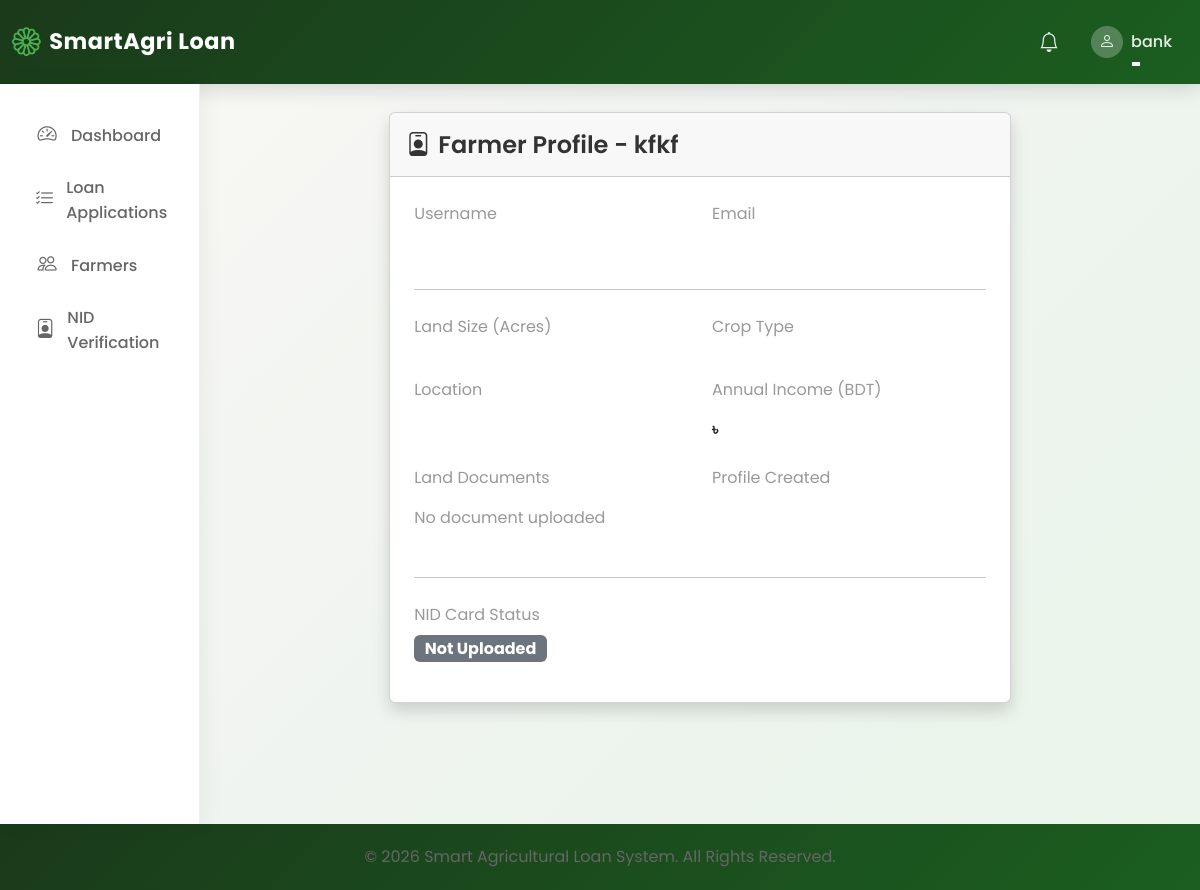
The page /farmer/profile/view/11/ (signed in) on the database as committed earlier.
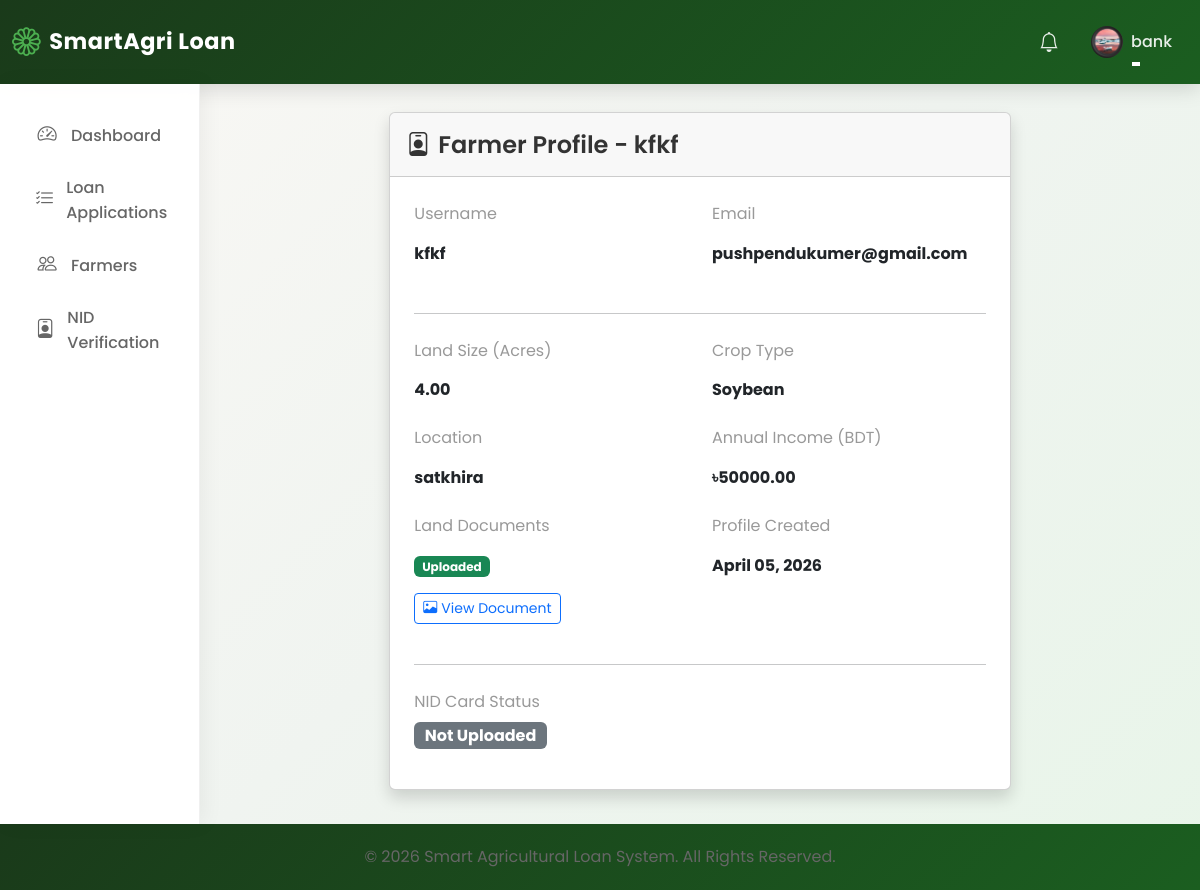
The same page on the database as committed later.
### loan_app/models.py (models this page shows, shortened)
class User(AbstractUser):
    ROLE_CHOICES = [
        ("Farmer", "Farmer"),
        ("Bank Officer", "Bank Officer"),
        ("Admin", "Admin"),
    ]
    role = models.CharField(max_length=20, choices=ROLE_CHOICES, default="Farmer")
    is_approved = models.BooleanField(
        default=False, help_text="For Bank Officers - requires admin approval"
    )
    phone_number = models.CharField(max_length=20, blank=True)
    profile_picture = models.ImageField(
        upload_to="profile_pictures/", blank=True, null=True
    )
    is_verified = models.BooleanField(default=False)
    nid_card_front = models.FileField(
        upload_to="nid_cards/",
        blank=True,
        null=True,
        help_text="Upload NID card front side",
    )
    nid_card_back = models.FileField(
        upload_to="nid_cards/",
        blank=True,
        null=True,
        help_text="Upload NID card back side",
    )
    nid_verified = models.BooleanField(
        default=False, help_text="Whether NID has been verified by bank officer"
    )
    nid_verified_by = models.ForeignKey(
        "self",
        on_delete=models.SET_NULL,
        null=True,
        blank=True,
        related_name="nid_verifications",
    )
    nid_verified_at = models.DateTimeField(null=True, blank=True)
    nid_number = models.CharField(
        max_length=20,
        blank=True,
        unique=True,
        null=True,
        help_text="National ID number (unique per farmer)",
    )

class FarmerProfile(models.Model):
    CROP_TYPE_CHOICES = [
        ("Rice", "Rice"),
        ("Wheat", "Wheat"),
        ("Corn", "Corn"),
        ("Cotton", "Cotton"),
        ("Soybean", "Soybean"),
        ("Sugarcane", "Sugarcane"),
        ("Vegetables", "Vegetables"),
        ("Fruits", "Fruits"),
        ("Other", "Other"),
    ]
    user = models.OneToOneField(
        User, on_delete=models.CASCADE, related_name="farmer_profile"
    )
    land_size = models.DecimalField(
        max_digits=10, decimal_places=2, help_text="Land size in acres"
    )
    crop_type = models.CharField(max_length=50, choices=CROP_TYPE_CHOICES)
    location = models.CharField(max_length=255, help_text="Farm location/address")
    annual_income = models.DecimalField(
        max_digits=12, decimal_places=2, help_text="Annual income in BDT"
    )
    land_documents = models.FileField(
        upload_to="farmer_documents/", blank=True, null=True
    )
    created_at = models.DateTimeField(auto_now_add=True)
    updated_at = models.DateTimeField(auto_now=True)

### loan_app/views.py (the view)
@login_required
def farmer_profile_view(request, user_id):
    if not (request.user.is_staff or request.user.role == "Bank Officer"):
        messages.error(request, "You do not have permission to view this profile.")
        return redirect("home")
    farmer = get_object_or_404(User, id=user_id, role="Farmer")
    farmer.refresh_from_db()
    profile = getattr(farmer, "farmer_profile", None)
    print(
        f"DEBUG farmer_profile_view: farmer={farmer.id}, nid_verified={farmer.nid_verified}"
    )
    return render(
        request, "farmer/profile_view.html", {"profile": profile, "farmer": farmer}
    )

### templates/farmer/profile_view.html (shortened to what the changed rows need)
{% extends 'base.html' %}
{% block content %}
<div class="row">
    <div class="col-md-8 mx-auto">
        <div class="card shadow">
            <div class="card-body p-4">
                <div class="row mb-4">
                    <div class="col-md-6 mb-3">
                        <label class="form-label text-muted">Username</label>
                        <p class="form-control-plaintext fw-bold">{{ profile.user.username }}</p>
                    </div>
                    <div class="col-md-6 mb-3">
                        <label class="form-label text-muted">Email</label>
                        <p class="form-control-plaintext fw-bold">{{ profile.user.email }}</p>
                    </div>
                </div>
                <div class="row">
                    <div class="col-md-6 mb-3">
                        <label class="form-label text-muted">Land Size (Acres)</label>
                        <p class="form-control-plaintext fw-bold">{{ profile.land_size }}</p>
                    </div>
                    <div class="col-md-6 mb-3">
                        <label class="form-label text-muted">Crop Type</label>
                        <p class="form-control-plaintext fw-bold">{{ profile.get_crop_type_display }}</p>
                    </div>
                </div>
                <div class="row">
                    <div class="col-md-6 mb-3">
                        <label class="form-label text-muted">Location</label>
                        <p class="form-control-plaintext fw-bold">{{ profile.location }}</p>
                    </div>
                    <div class="col-md-6 mb-3">
                        <label class="form-label text-muted">Annual Income (BDT)</label>
                        <p class="form-control-plaintext fw-bold">৳{{ profile.annual_income|floatformat:2 }}</p>
                    </div>
                </div>
                <div class="row">
                    <div class="col-md-6 mb-3">
                        <p class="form-control-plaintext">
                            {% if profile.land_documents %}
                                <span class="badge bg-success">Uploaded</span>
                            {% else %}
                                <span class="text-muted">No document uploaded</span>
                            {% endif %}
                        </p>
                        {% if profile.land_documents %}
                        <div class="mt-2">
                            {% with profile.land_documents.name as file_name %}
                                {% if file_name|lower|slice:"-4:" == '.pdf' %}
                                    <a href="{{ profile.land_documents.url }}" target="_blank" class="btn btn-outline-primary btn-sm">
                                        <i class="bi bi-file-earmark-pdf me-1"></i>View/Download PDF
                                    </a>
                                {% else %}
                                    <a href="#" data-bs-toggle="modal" data-bs-target="#landDocModal" class="btn btn-outline-primary btn-sm">
                                        <i class="bi bi-image me-1"></i>View Document
                                    </a>
                                {% endif %}
                            {% endwith %}
                        </div>
                        {% endif %}
                    </div>
                    <div class="col-md-6 mb-3">
                        <label class="form-label text-muted">Profile Created</label>
                        <p class="form-control-plaintext fw-bold">{{ profile.created_at|date:"F d, Y" }}</p>
                    </div>
                </div>
            </div>
        </div>
    </div>
</div>
{% endblock %}

### templates/base.html (shortened to what the changed rows need)
{% load static %}
<!DOCTYPE html>
<html lang="en">
<head>
    <link href="https://cdn.jsdelivr.net/npm/bootstrap@5.3.2/dist/css/bootstrap.min.css" rel="stylesheet">
    <link rel="stylesheet" href="https://cdn.jsdelivr.net/npm/bootstrap-icons@1.11.1/font/bootstrap-icons.css">
    <link rel="stylesheet" href="{% static 'css/custom.css' %}">
</head>
<body>
    <nav class="navbar navbar-expand-lg navbar-dark navbar-custom">
        <div class="container-fluid">
            <div class="collapse navbar-collapse" id="navbarNav">
                <ul class="navbar-nav ms-auto align-items-center">
                    <li class="nav-item dropdown">
                        <a class="nav-link dropdown-toggle d-flex align-items-center" href="#" role="button" data-bs-toggle="dropdown">
                            {% if user.profile_picture %}
                                <img src="{{ user.profile_picture.url }}" class="rounded-circle me-2" style="width: 32px; height: 32px; object-fit: cover;">
                            {% else %}
                                <div class="rounded-circle bg-white bg-opacity-25 d-flex align-items-center justify-content-center me-2" style="width: 32px; height: 32px;">
                                    <i class="bi bi-person"></i>
                                </div>
                            {% endif %}
                            <span>{{ user.username }}</span>
                        </a>
                    </li>
                </ul>
            </div>
        </div>
    </nav>
    <div class="container-fluid">
        <div class="row">
            <div class="col-md-10 content-wrapper">
                {% block content %}{% endblock %}
            </div>
        </div>
    </div>
</body>
</html>

Rows that differ between the two databases and show on the page:
changed User "bank": profile_picture: picture added
added FarmerProfile: user.username "kfkf", user.email "pushpendukumer@gmail.com", land_size "4.00", crop_type "Soybean", location "satkhira", annual_income "50000.00", created_at "April 05, 2026"
Other text that changed with them:
text no longer shown: "No document uploaded"
text now shown: "Uploaded View Document"
